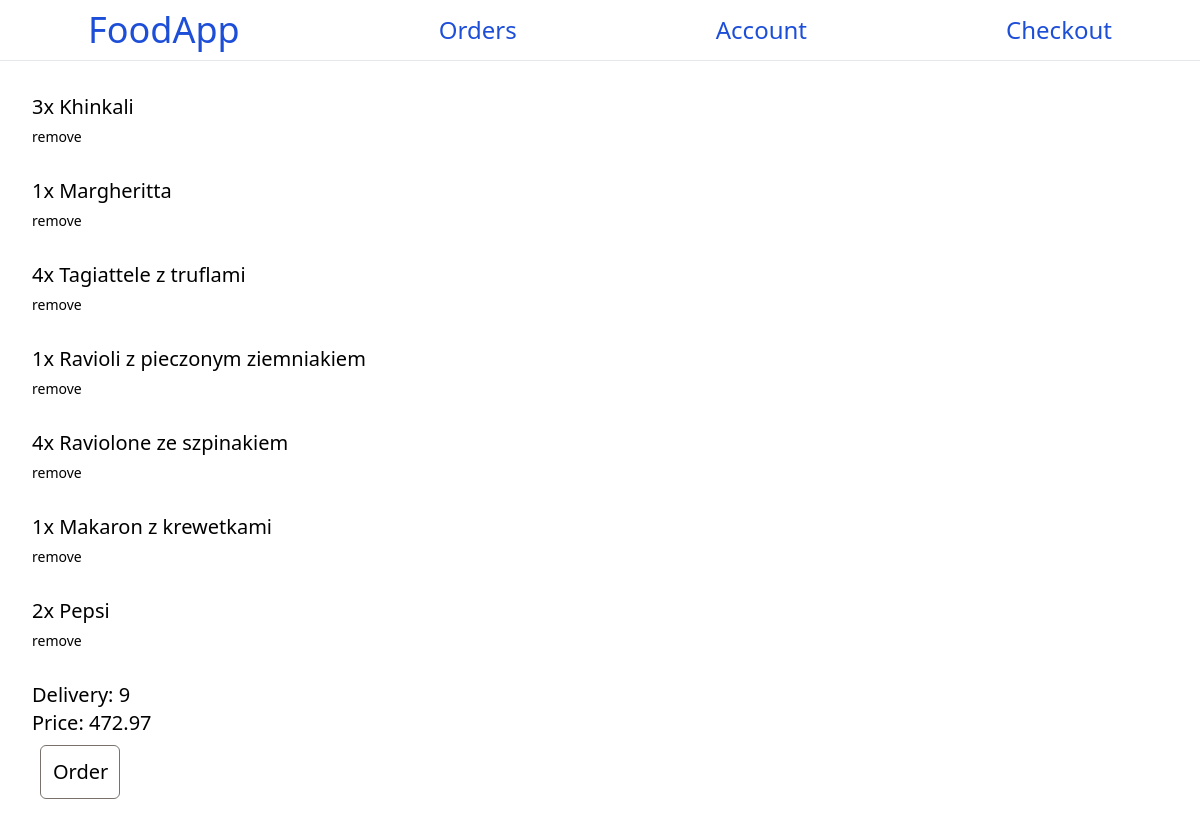
The page /checkout/ on the database as committed earlier.
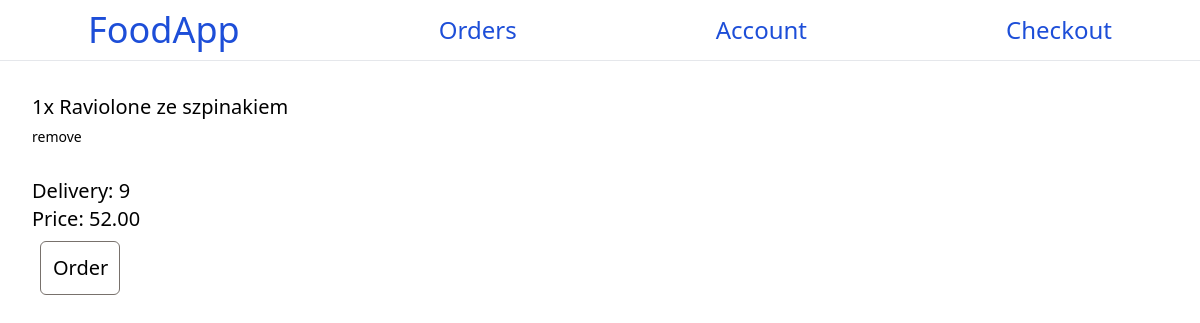
The same page on the database as committed later.
### base/models.py (models this page shows, shortened)
class OrderItem(models.Model):
    items = models.ForeignKey(Item,on_delete=models.SET_NULL,null=True)
    quanity_for_order = models.DecimalField(max_digits=2,decimal_places=0)
    def __str__(self):
        return self.items.name

class Item(models.Model):
    place = models.ForeignKey(Restaurant, on_delete=models.SET_NULL, null=True)
    name = models.CharField(max_length=50)
    price = models.DecimalField(max_digits=10,decimal_places=2)
    type = models.CharField(
        max_length=32,
        choices=TYPES_OF_ITEMS,
        default='food',
    )

class Order(models.Model):
    user = models.ForeignKey(User,on_delete=models.SET_NULL,null=True)
    items = models.ManyToManyField(OrderItem)
    combined_price = models.DecimalField(max_digits=10,decimal_places=2)
    delivery_price = models.DecimalField(max_digits=10,decimal_places=2)
    street = models.TextField(max_length=100)
    city = models.TextField(max_length=100)

### base/views.py (the view, shortened to what this page needs)
# urls.py: path('checkout/',views.checkout,name='checkout'),
def checkout(request):
    order = Order.objects.filter(pk=1)[0]
    order_items = order.items.all()
    order.delivery_price = 3*3
    order.save()
    price = 0
    for item in order_items:
        if item:
            price += item.quanity_for_order * item.items.price
    order.combined_price = price + order.delivery_price
    order.save()
    context = {'order_items':order_items,'order':order}
    return render(request,'base/checkout.html',context)

### base/templates/base/checkout.html (shortened to what this page needs)
{% extends 'main.html' %}
{% block content %}
<div class="p-8 text-xl">
    {% for items in order_items %}
        {% if items.quanity_for_order > 0 %}
            {{ items.quanity_for_order }}x
        {% endif %}
        {{ items }} {{ items.price }}
        <form method="post">
            <button class="text-sm" name="remove-from-order" value="{{items.id}}">remove</button>
        </form>
    {% endfor %}
    {% if order.combined_price > order.delivery_price %}
        Delivery: {{ order.delivery_price }}
        <span class="">Price: {{ order.combined_price }}</span>
    {% endif %}
<a href="">
    <div class="border border-stone-500 rounded-md m-2 p-3 w-20">
       Order
    </div>
</a>
</div>
{% endblock content %}

Rows that differ between the two databases and show on the page:
no longer on this page (row edited): OrderItem: quanity_for_order "3", items.name "Khinkali", {{ items.id }} 1 (drawn)
no longer on this page (row edited): OrderItem: quanity_for_order "1", items.name "Margheritta", {{ items.id }} 2 (drawn)
no longer on this page (row edited): OrderItem: quanity_for_order "4", items.name "Tagiattele z truflami", {{ items.id }} 3 (drawn)
no longer on this page (row edited): OrderItem: quanity_for_order "1", items.name "Ravioli z pieczonym ziemniakiem", {{ items.id }} 4 (drawn)
no longer on this page (row edited): OrderItem: quanity_for_order "1", items.name "Makaron z krewetkami", {{ items.id }} 6 (drawn)
no longer on this page (row edited): OrderItem: quanity_for_order "2", items.name "Pepsi", {{ items.id }} 7 (drawn)
changed OrderItem "Raviolone ze szpinakiem": quanity_for_order "4" → "1"
computed for Order: combined_price "472.97" → "52.00"
